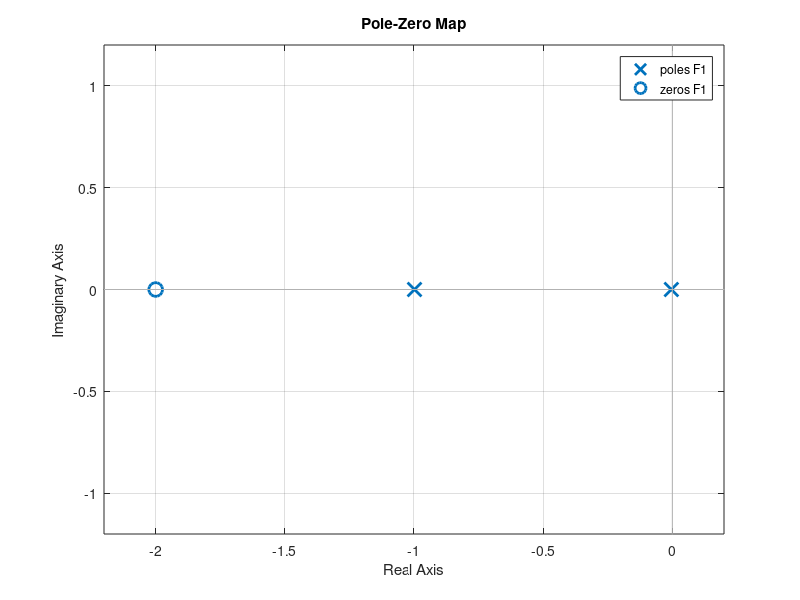

This figure's MATLAB source:
s = tf('s');
G1 = (1/500)*1/(s*s);
G2 = s*(s+2)/(s+1);
G = G1*G2; 
F = feedback(G,1);
F1 = minreal(F)
pole(F1)
zero(F1)
pzmap(F1)